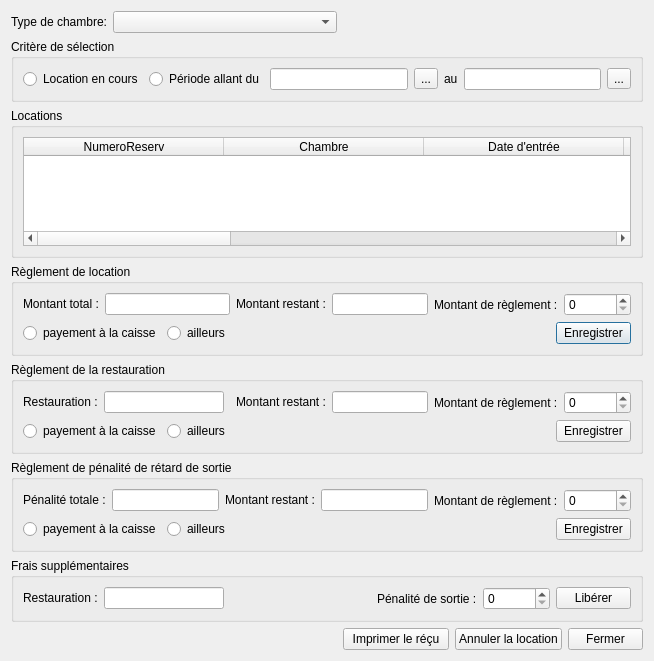
<?xml version="1.0" encoding="UTF-8"?>
<ui version="4.0">
 <class>DgRechercherUneOccupation</class>
 <widget class="QDialog" name="DgRechercherUneOccupation">
  <property name="geometry">
   <rect>
    <x>0</x>
    <y>0</y>
    <width>654</width>
    <height>661</height>
   </rect>
  </property>
  <property name="windowTitle">
   <string>Rechercher une occupation</string>
  </property>
  <property name="layoutDirection">
   <enum>Qt::LeftToRight</enum>
  </property>
  <layout class="QGridLayout" name="gridLayout_7">
   <item row="0" column="0">
    <layout class="QFormLayout" name="formLayout_2">
     <item row="0" column="0">
      <widget class="QLabel" name="label">
       <property name="text">
        <string>Type de chambre:</string>
       </property>
      </widget>
     </item>
     <item row="0" column="1">
      <widget class="QComboBox" name="typesDeChambre">
       <property name="maximumSize">
        <size>
         <width>250</width>
         <height>16777215</height>
        </size>
       </property>
       <property name="sizeAdjustPolicy">
        <enum>QComboBox::AdjustToContents</enum>
       </property>
      </widget>
     </item>
    </layout>
   </item>
   <item row="1" column="0" colspan="4">
    <widget class="QGroupBox" name="groupBox_4">
     <property name="title">
      <string>Critère de sélection</string>
     </property>
     <layout class="QGridLayout" name="gridLayout_4">
      <item row="0" column="0">
       <widget class="QRadioButton" name="rb_locationEnCours">
        <property name="text">
         <string>Location en cours</string>
        </property>
       </widget>
      </item>
      <item row="0" column="1">
       <layout class="QHBoxLayout" name="horizontalLayout">
        <item>
         <widget class="QRadioButton" name="rb_periode">
          <property name="text">
           <string>Période allant du</string>
          </property>
         </widget>
        </item>
        <item>
         <widget class="QLineEdit" name="lineEditDebut">
          <property name="alignment">
           <set>Qt::AlignRight|Qt::AlignTrailing|Qt::AlignVCenter</set>
          </property>
          <property name="readOnly">
           <bool>true</bool>
          </property>
         </widget>
        </item>
        <item>
         <widget class="QToolButton" name="btn_debut">
          <property name="text">
           <string>...</string>
          </property>
         </widget>
        </item>
        <item>
         <widget class="QLabel" name="label_7">
          <property name="text">
           <string>au</string>
          </property>
         </widget>
        </item>
        <item>
         <widget class="QLineEdit" name="lineEditFin">
          <property name="alignment">
           <set>Qt::AlignRight|Qt::AlignTrailing|Qt::AlignVCenter</set>
          </property>
          <property name="readOnly">
           <bool>true</bool>
          </property>
         </widget>
        </item>
        <item>
         <widget class="QToolButton" name="btn_fin">
          <property name="text">
           <string>...</string>
          </property>
         </widget>
        </item>
       </layout>
      </item>
     </layout>
    </widget>
   </item>
   <item row="2" column="0" colspan="4">
    <widget class="QGroupBox" name="groupBox_2">
     <property name="title">
      <string>Locations</string>
     </property>
     <layout class="QGridLayout" name="gridLayout_2">
      <item row="0" column="0">
       <widget class="QTableWidget" name="tableWidget">
        <property name="selectionMode">
         <enum>QAbstractItemView::SingleSelection</enum>
        </property>
        <property name="selectionBehavior">
         <enum>QAbstractItemView::SelectRows</enum>
        </property>
        <attribute name="horizontalHeaderDefaultSectionSize">
         <number>200</number>
        </attribute>
        <attribute name="horizontalHeaderDefaultSectionSize">
         <number>200</number>
        </attribute>
        <column>
         <property name="text">
          <string>NumeroReserv</string>
         </property>
        </column>
        <column>
         <property name="text">
          <string>Chambre</string>
         </property>
        </column>
        <column>
         <property name="text">
          <string>Date d'entrée</string>
         </property>
        </column>
        <column>
         <property name="text">
          <string>Locataire</string>
         </property>
        </column>
        <column>
         <property name="text">
          <string>Durée en jours</string>
         </property>
        </column>
        <column>
         <property name="text">
          <string>Date de sortie</string>
         </property>
        </column>
        <column>
         <property name="text">
          <string>Prix total</string>
         </property>
        </column>
        <column>
         <property name="text">
          <string>Montant versé</string>
         </property>
        </column>
        <column>
         <property name="text">
          <string>Montant restant</string>
         </property>
        </column>
       </widget>
      </item>
     </layout>
    </widget>
   </item>
   <item row="3" column="0" colspan="4">
    <widget class="QGroupBox" name="groupBoxMR">
     <property name="title">
      <string>Règlement de location</string>
     </property>
     <layout class="QGridLayout" name="gridLayout_6">
      <item row="0" column="0" colspan="2">
       <layout class="QFormLayout" name="formLayout">
        <item row="0" column="0">
         <widget class="QLabel" name="label_4">
          <property name="text">
           <string>Montant total :</string>
          </property>
         </widget>
        </item>
        <item row="0" column="1">
         <widget class="QLineEdit" name="lineEditMontantTotal">
          <property name="alignment">
           <set>Qt::AlignRight|Qt::AlignTrailing|Qt::AlignVCenter</set>
          </property>
          <property name="readOnly">
           <bool>true</bool>
          </property>
         </widget>
        </item>
       </layout>
      </item>
      <item row="0" column="2">
       <layout class="QFormLayout" name="formLayout_3">
        <item row="0" column="0">
         <widget class="QLabel" name="label_5">
          <property name="text">
           <string>Montant restant :</string>
          </property>
         </widget>
        </item>
        <item row="0" column="1">
         <widget class="QLineEdit" name="lineEditMontantRestant">
          <property name="alignment">
           <set>Qt::AlignRight|Qt::AlignTrailing|Qt::AlignVCenter</set>
          </property>
          <property name="readOnly">
           <bool>true</bool>
          </property>
         </widget>
        </item>
       </layout>
      </item>
      <item row="0" column="3">
       <layout class="QFormLayout" name="formLayout_6">
        <item row="0" column="0">
         <widget class="QLabel" name="label_6">
          <property name="text">
           <string>Montant de règlement :</string>
          </property>
         </widget>
        </item>
        <item row="0" column="1">
         <widget class="QSpinBox" name="spinBoxMontantRegl">
          <property name="maximum">
           <number>100000000</number>
          </property>
          <property name="singleStep">
           <number>1000</number>
          </property>
         </widget>
        </item>
       </layout>
      </item>
      <item row="1" column="0">
       <widget class="QRadioButton" name="rb_payementLoc">
        <property name="text">
         <string>payement à la caisse</string>
        </property>
       </widget>
      </item>
      <item row="1" column="1">
       <widget class="QRadioButton" name="rb_ailleursLoc">
        <property name="text">
         <string>ailleurs</string>
        </property>
       </widget>
      </item>
      <item row="1" column="3">
       <widget class="QPushButton" name="btn_enregistrer">
        <property name="maximumSize">
         <size>
          <width>75</width>
          <height>23</height>
         </size>
        </property>
        <property name="layoutDirection">
         <enum>Qt::RightToLeft</enum>
        </property>
        <property name="text">
         <string>Enregistrer</string>
        </property>
       </widget>
      </item>
     </layout>
    </widget>
   </item>
   <item row="4" column="0" colspan="4">
    <widget class="QGroupBox" name="groupBoxRestaurationRegl">
     <property name="title">
      <string>Règlement de la restauration</string>
     </property>
     <layout class="QGridLayout" name="gridLayout_3">
      <item row="0" column="0" colspan="2">
       <layout class="QFormLayout" name="formLayout_4">
        <item row="0" column="0">
         <widget class="QLabel" name="label_10">
          <property name="text">
           <string>Restauration :</string>
          </property>
         </widget>
        </item>
        <item row="0" column="1">
         <widget class="QLineEdit" name="lineEditRestaurationRegl">
          <property name="maximumSize">
           <size>
            <width>120</width>
            <height>16777215</height>
           </size>
          </property>
          <property name="alignment">
           <set>Qt::AlignRight|Qt::AlignTrailing|Qt::AlignVCenter</set>
          </property>
          <property name="readOnly">
           <bool>true</bool>
          </property>
         </widget>
        </item>
       </layout>
      </item>
      <item row="0" column="2">
       <layout class="QFormLayout" name="formLayout_9">
        <item row="0" column="0">
         <widget class="QLabel" name="label_14">
          <property name="text">
           <string>Montant restant :</string>
          </property>
         </widget>
        </item>
        <item row="0" column="1">
         <widget class="QLineEdit" name="lineEditMontantRestantRestoMR">
          <property name="alignment">
           <set>Qt::AlignRight|Qt::AlignTrailing|Qt::AlignVCenter</set>
          </property>
          <property name="readOnly">
           <bool>true</bool>
          </property>
         </widget>
        </item>
       </layout>
      </item>
      <item row="0" column="3">
       <layout class="QHBoxLayout" name="horizontalLayout_2">
        <item>
         <widget class="QLabel" name="label_11">
          <property name="text">
           <string>Montant de règlement :</string>
          </property>
         </widget>
        </item>
        <item>
         <widget class="QSpinBox" name="spinBoxRestaurationMR">
          <property name="maximumSize">
           <size>
            <width>16777215</width>
            <height>16777215</height>
           </size>
          </property>
          <property name="maximum">
           <number>100000000</number>
          </property>
          <property name="singleStep">
           <number>1000</number>
          </property>
         </widget>
        </item>
       </layout>
      </item>
      <item row="1" column="0">
       <widget class="QRadioButton" name="rb_payementResto">
        <property name="text">
         <string>payement à la caisse</string>
        </property>
       </widget>
      </item>
      <item row="1" column="1">
       <widget class="QRadioButton" name="rb_ailleursResto">
        <property name="text">
         <string>ailleurs</string>
        </property>
       </widget>
      </item>
      <item row="1" column="3">
       <widget class="QPushButton" name="btn_enregistrerResto">
        <property name="maximumSize">
         <size>
          <width>75</width>
          <height>23</height>
         </size>
        </property>
        <property name="layoutDirection">
         <enum>Qt::RightToLeft</enum>
        </property>
        <property name="text">
         <string>Enregistrer</string>
        </property>
       </widget>
      </item>
     </layout>
    </widget>
   </item>
   <item row="5" column="0" colspan="4">
    <widget class="QGroupBox" name="groupBoxFraisSup">
     <property name="title">
      <string>Règlement de pénalité de rétard de sortie</string>
     </property>
     <layout class="QGridLayout" name="gridLayout_5">
      <item row="0" column="0" colspan="2">
       <layout class="QFormLayout" name="formLayout_5">
        <item row="0" column="0">
         <widget class="QLabel" name="label_12">
          <property name="text">
           <string>Pénalité totale :</string>
          </property>
         </widget>
        </item>
        <item row="0" column="1">
         <widget class="QLineEdit" name="lineEditFraisSupRegl">
          <property name="maximumSize">
           <size>
            <width>120</width>
            <height>16777215</height>
           </size>
          </property>
          <property name="alignment">
           <set>Qt::AlignRight|Qt::AlignTrailing|Qt::AlignVCenter</set>
          </property>
          <property name="readOnly">
           <bool>true</bool>
          </property>
         </widget>
        </item>
       </layout>
      </item>
      <item row="0" column="2">
       <layout class="QFormLayout" name="formLayout_10">
        <item row="0" column="0">
         <widget class="QLabel" name="label_15">
          <property name="text">
           <string>Montant restant :</string>
          </property>
         </widget>
        </item>
        <item row="0" column="1">
         <widget class="QLineEdit" name="lineEditMontantRestantFraisSupMR">
          <property name="alignment">
           <set>Qt::AlignRight|Qt::AlignTrailing|Qt::AlignVCenter</set>
          </property>
          <property name="readOnly">
           <bool>true</bool>
          </property>
         </widget>
        </item>
       </layout>
      </item>
      <item row="0" column="3">
       <layout class="QHBoxLayout" name="horizontalLayout_3">
        <item>
         <widget class="QLabel" name="label_13">
          <property name="text">
           <string>Montant de règlement :</string>
          </property>
         </widget>
        </item>
        <item>
         <widget class="QSpinBox" name="spinBoxFraisSupMR">
          <property name="maximumSize">
           <size>
            <width>16777215</width>
            <height>16777215</height>
           </size>
          </property>
          <property name="maximum">
           <number>100000000</number>
          </property>
          <property name="singleStep">
           <number>1000</number>
          </property>
         </widget>
        </item>
       </layout>
      </item>
      <item row="1" column="0">
       <widget class="QRadioButton" name="rb_payementFraisSup">
        <property name="text">
         <string>payement à la caisse</string>
        </property>
       </widget>
      </item>
      <item row="1" column="1" colspan="2">
       <widget class="QRadioButton" name="rb_ailleursFraisSup">
        <property name="text">
         <string>ailleurs</string>
        </property>
       </widget>
      </item>
      <item row="1" column="3">
       <widget class="QPushButton" name="btn_enregistrerFraisSup">
        <property name="maximumSize">
         <size>
          <width>75</width>
          <height>23</height>
         </size>
        </property>
        <property name="layoutDirection">
         <enum>Qt::RightToLeft</enum>
        </property>
        <property name="text">
         <string>Enregistrer</string>
        </property>
       </widget>
      </item>
     </layout>
    </widget>
   </item>
   <item row="6" column="0" colspan="4">
    <widget class="QGroupBox" name="groupBoxFS">
     <property name="title">
      <string>Frais supplémentaires</string>
     </property>
     <layout class="QGridLayout" name="gridLayout">
      <item row="0" column="0">
       <layout class="QFormLayout" name="formLayout_7">
        <item row="0" column="0">
         <widget class="QLabel" name="label_2">
          <property name="text">
           <string>Restauration :</string>
          </property>
         </widget>
        </item>
        <item row="0" column="1">
         <widget class="QLineEdit" name="lineEditRestauration">
          <property name="maximumSize">
           <size>
            <width>120</width>
            <height>16777215</height>
           </size>
          </property>
          <property name="alignment">
           <set>Qt::AlignRight|Qt::AlignTrailing|Qt::AlignVCenter</set>
          </property>
          <property name="readOnly">
           <bool>true</bool>
          </property>
         </widget>
        </item>
       </layout>
      </item>
      <item row="0" column="1">
       <layout class="QFormLayout" name="formLayout_8">
        <item row="0" column="0">
         <widget class="QLabel" name="label_3">
          <property name="text">
           <string>Pénalité de sortie :</string>
          </property>
         </widget>
        </item>
        <item row="0" column="1">
         <widget class="QSpinBox" name="spinBoxMontantSup">
          <property name="maximumSize">
           <size>
            <width>16777215</width>
            <height>16777215</height>
           </size>
          </property>
          <property name="maximum">
           <number>100000000</number>
          </property>
          <property name="singleStep">
           <number>1000</number>
          </property>
         </widget>
        </item>
       </layout>
      </item>
      <item row="0" column="2">
       <widget class="QPushButton" name="btn_liberer">
        <property name="maximumSize">
         <size>
          <width>75</width>
          <height>16777215</height>
         </size>
        </property>
        <property name="layoutDirection">
         <enum>Qt::RightToLeft</enum>
        </property>
        <property name="text">
         <string>Libérer</string>
        </property>
       </widget>
      </item>
     </layout>
    </widget>
   </item>
   <item row="7" column="1">
    <widget class="QPushButton" name="btn_imprimerRecu">
     <property name="maximumSize">
      <size>
       <width>110</width>
       <height>23</height>
      </size>
     </property>
     <property name="layoutDirection">
      <enum>Qt::LeftToRight</enum>
     </property>
     <property name="text">
      <string>Imprimer le réçu</string>
     </property>
    </widget>
   </item>
   <item row="7" column="2">
    <widget class="QPushButton" name="btn_supprimer">
     <property name="maximumSize">
      <size>
       <width>110</width>
       <height>23</height>
      </size>
     </property>
     <property name="layoutDirection">
      <enum>Qt::LeftToRight</enum>
     </property>
     <property name="text">
      <string>Annuler la location</string>
     </property>
    </widget>
   </item>
   <item row="7" column="3">
    <widget class="QPushButton" name="btn_annuler">
     <property name="maximumSize">
      <size>
       <width>75</width>
       <height>16777215</height>
      </size>
     </property>
     <property name="layoutDirection">
      <enum>Qt::LeftToRight</enum>
     </property>
     <property name="text">
      <string>Fermer</string>
     </property>
    </widget>
   </item>
  </layout>
 </widget>
 <resources/>
 <connections/>
</ui>
